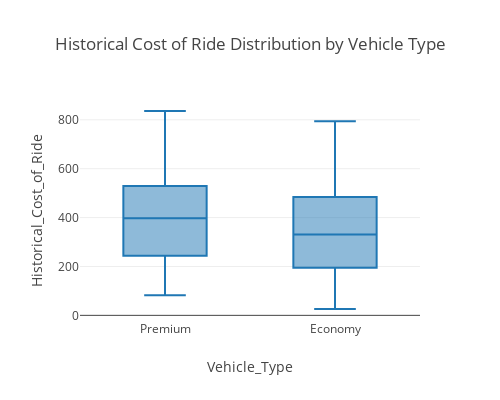

Notebook cell for this chart:
### Code cell
fig = px.box(data, x='Vehicle_Type',
             y='Historical_Cost_of_Ride',
             title='Historical Cost of Ride Distribution by Vehicle Type',template="none",  width=500, height=400)
fig.show()

### Figure 1 — Plotly figure (JSON) as saved in the notebook; plotly's stock layout.template omitted (floating-point values rounded to 4 significant figures; data arrays with more than 128 entries replaced by an {"elided": "..."} marker saying what was removed)
{"data": [{"alignmentgroup": "True", "hovertemplate": "Vehicle_Type=%{x}<br>Historical_Cost_of_Ride=%{y}<extra></extra>", "legendgroup": "", "marker": {"color": "#1F77B4"}, "name": "", "notched": false, "offsetgroup": "", "orientation": "v", "showlegend": false, "type": "box", "x": {"elided": "1000 str values"}, "x0": " ", "xaxis": "x", "y": {"elided": "1000 float values"}, "y0": " ", "yaxis": "y"}], "layout": {"boxmode": "group", "height": 400, "legend": {"tracegroupgap": 0}, "title": {"text": "Historical Cost of Ride Distribution by Vehicle Type"}, "width": 500, "xaxis": {"anchor": "y", "domain": [0, 1], "title": {"text": "Vehicle_Type"}}, "yaxis": {"anchor": "x", "domain": [0, 1], "title": {"text": "Historical_Cost_of_Ride"}}}}
